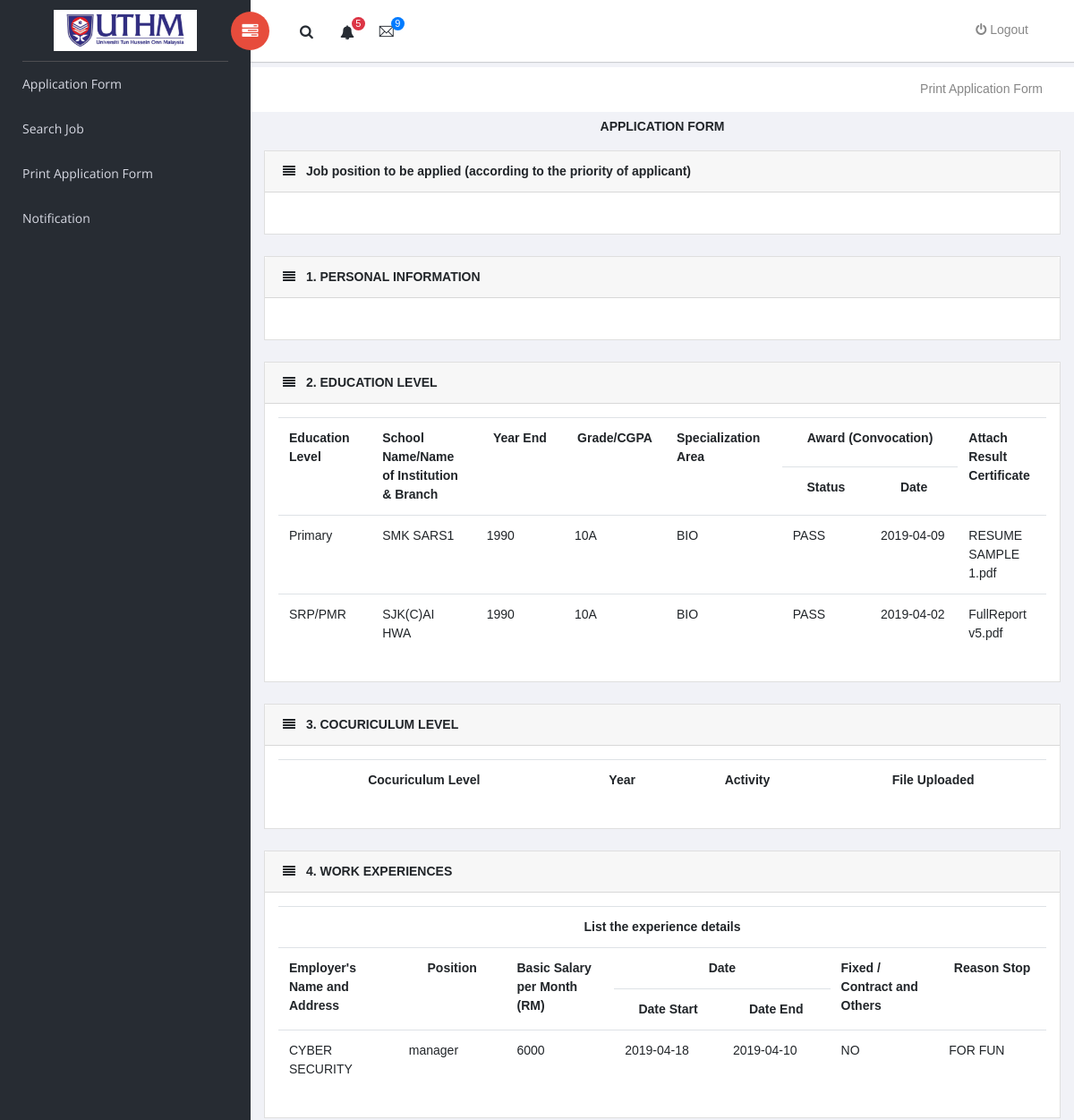
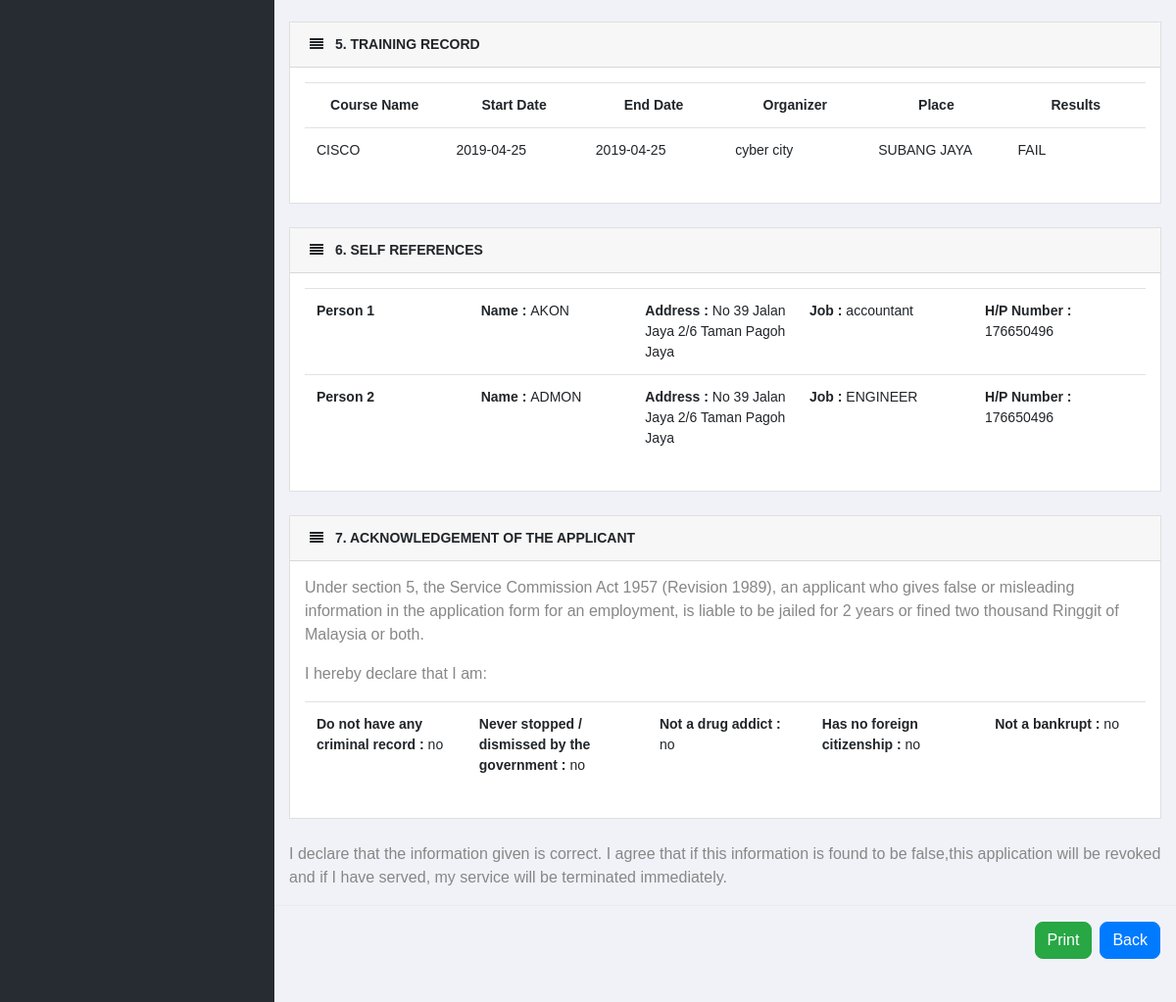
Page /viewlist.php (signed in) on the committed database (2 pictures, top to bottom).
### tables this page shows
CREATE TABLE `userlist` (
  `user_id` int(2) NOT NULL,
  `name` varchar(50) NOT NULL,
  `user_Ic` char(13) NOT NULL,
  `emailAdd` varchar(50) NOT NULL,
  `password` char(32) NOT NULL,
  `confirmpassword` char(32) NOT NULL,
  `selected_val` varchar(50) NOT NULL,
  `dateTime` timestamp NOT NULL DEFAULT CURRENT_TIMESTAMP ON UPDATE CURRENT_TIMESTAMP
);

CREATE TABLE `education` (
  `Education_detail_Id` int(2) NOT NULL,
  `user_Ic` char(13) NOT NULL,
  `Edu_Type` varchar(50) NOT NULL,
  `Edu_School` varchar(100) NOT NULL,
  `Edu_Year` year(4) NOT NULL,
  `Edu_Level` varchar(50) NOT NULL,
  `Edu_Specialize` varchar(50) NOT NULL,
  `Edu_Status` varchar(50) NOT NULL,
  `Edu_Date` date NOT NULL,
  `Edu_Cert` varchar(50) NOT NULL,
  `Edu_checklist` int(2) NOT NULL DEFAULT '0',
  `dateTime` timestamp NOT NULL DEFAULT CURRENT_TIMESTAMP ON UPDATE CURRENT_TIMESTAMP
);

CREATE TABLE `work_experience` (
  `Work_Experience_Id` int(2) NOT NULL,
  `user_Ic` char(13) NOT NULL,
  `Employer_Name_Add` varchar(100) NOT NULL,
  `Applicant_Post` varchar(50) NOT NULL,
  `Applicant_Month_Salary` float NOT NULL,
  `Work_Start_Date` date NOT NULL,
  `Work_End_Date` date NOT NULL,
  `Work_Contract` varchar(5) NOT NULL,
  `Reason_Stop` varchar(100) NOT NULL,
  `Work_experience_checklist` int(2) NOT NULL DEFAULT '0',
  `dateTime` timestamp NOT NULL DEFAULT CURRENT_TIMESTAMP ON UPDATE CURRENT_TIMESTAMP
);

CREATE TABLE `training` (
  `Training_Id` int(2) NOT NULL,
  `user_Ic` char(13) NOT NULL,
  `Training_Name` varchar(50) NOT NULL,
  `Training_date_start` date NOT NULL,
  `Training_date_end` date NOT NULL,
  `Training_Organizer` varchar(50) NOT NULL,
  `Training_Place` varchar(50) NOT NULL,
  `Training_Result` varchar(50) NOT NULL,
  `Training_checklist` int(2) NOT NULL DEFAULT '0',
  `dateTime` timestamp NOT NULL DEFAULT CURRENT_TIMESTAMP ON UPDATE CURRENT_TIMESTAMP
);

CREATE TABLE `self_reference` (
  `self_reference_id` int(2) NOT NULL,
  `user_Ic` char(13) NOT NULL,
  `person1` varchar(50) NOT NULL,
  `person2` varchar(50) NOT NULL,
  `add1` varchar(100) NOT NULL,
  `add2` varchar(100) NOT NULL,
  `job1` varchar(50) NOT NULL,
  `job2` varchar(50) NOT NULL,
  `tel1` int(11) NOT NULL,
  `tel2` int(11) NOT NULL,
  `self_checklist` int(2) NOT NULL DEFAULT '0',
  `dateTime` timestamp NOT NULL DEFAULT CURRENT_TIMESTAMP ON UPDATE CURRENT_TIMESTAMP
);

CREATE TABLE `acknowledgement` (
  `acknowledgement_id` int(2) NOT NULL,
  `user_Ic` varchar(13) NOT NULL,
  `acknowledgement_1` varchar(5) NOT NULL,
  `acknowledgement_2` varchar(5) NOT NULL,
  `acknowledgement_3` varchar(5) NOT NULL,
  `acknowledgement_4` varchar(5) NOT NULL,
  `acknowledgement_5` varchar(5) NOT NULL,
  `Ack_checklist` int(2) NOT NULL DEFAULT '0',
  `dateTime` timestamp NOT NULL DEFAULT CURRENT_TIMESTAMP ON UPDATE CURRENT_TIMESTAMP
);

### viewlist.php (the view, shortened to what the rows shown need)
	<?php
$db = db_connect();
?>
<!doctype html>
<html class="no-js" lang="en">
<head>
    <link rel="stylesheet" href="vendors/bootstrap/dist/css/bootstrap.min.css">
    <link rel="stylesheet" href="vendors/font-awesome/css/font-awesome.min.css">
    <link rel="stylesheet" href="vendors/themify-icons/css/themify-icons.css">
    <link rel="stylesheet" href="vendors/flag-icon-css/css/flag-icon.min.css">
    <link rel="stylesheet" href="vendors/selectFX/css/cs-skin-elastic.css">
    <link rel="stylesheet" href="assets/css/style.css">
</head>
<body>
    <div id="right-panel" class="right-panel">
<form class="form-inline" method="post" enctype="multipart/form-data" >
        <div class="content mt-3">
            <div class="animated fadeIn">
                <div class="row">
                    <div class="col-lg-12">
							<div class="card">
							<?php
 $qlist = "SELECT * FROM userlist
	  INNER JOIN education ON userlist.user_Ic = education.user_Ic
	  WHERE user_id='".$_SESSION['SESS_USER_ID']."'";
      $reslist = $db->query($qlist);
?>
                    <div class="card-body">
								<table class="table">
									<tbody>
									<tr >
									<th rowspan="2" scope="col" ><label for="education1">Education Level</label></th>
									<th rowspan="2" scope="col" ><label for="school">School Name/Name of Institution & Branch</label></th>
									<th rowspan="2" scope="col" ><label for="year">Year End</label></th>
									<th rowspan="2" scope="col" ><label for="level">Grade/CGPA</label></th>
                                    <th rowspan="2" scope="col" ><label for="specialize">Specialization Area</label></th>
									<th colspan="2" scope="col"><label for="award">Award (Convocation)</label></th>
									<th rowspan="2" scope="col" ><label for="cert">Attach Result Certificate</label></th>
									</tr>
									<tr>
									<th scope="col"><label for="uni_status">Status</label></th>
                                    <th scope="col"><label for="uni_date">Date</label></th>
									</tr>
		  <?php
        while($rowlist = $reslist->fetch_assoc()) {
            echo "<tr>";
            echo "<td style='width:10%'>".$rowlist['Edu_Type']."</td>";
            echo "<td style='width:10%'>".$rowlist['Edu_School']."</td>";
            echo "<td style='width:10%'>".$rowlist['Edu_Year']."</td>";
			echo "<td style='width:5%'>".$rowlist['Edu_Level']."</td>";
            echo "<td style='width:10%'>".$rowlist['Edu_Specialize']."</td>";
            echo "<td style='width:10%'>".$rowlist['Edu_Status']."</td>";
			echo "<td style='width:10%'>".$rowlist['Edu_Date']."</td>";
			echo "<td style='width:5%'>".$rowlist['Edu_Cert']."</td>";
        }
        ?>
                                  </tbody>
                              </table>
                            </div>
							</div>
							<div class="card">
							<div class="card-body">
											<table class="table">
												<tbody>
													<tr>
													     <th scope="col" ><label for="coco">Cocuriculum Level</label></th>
														 <th scope="col"><label for="year">Year</label></th>
														 <th scope="col" ><label for="koko">Activity</label></th>
														 <th scope="col"><label for="file">File Uploaded</label></th>
													</tr>
												</tbody>
											</table>
										</div>
							</div>
							  <div class="card">
							  <?php
 $qlist = "SELECT * FROM userlist
	  INNER JOIN work_experience ON userlist.user_Ic = work_experience.user_Ic
	  WHERE user_id='".$_SESSION['SESS_USER_ID']."'";
$reslist = $db->query($qlist);
?>
                    <div class="card-body">
                                <table class="table">
                                    <tbody>
                                        <tr style="height: 20px;">
<th scope="col" colspan="8"><label for="experience">List the experience details</label></th>
</tr>
<tr >
  <th scope="col" rowspan="2" ><label for="Employer_Name_Add">Employer's Name and Address</label></th>
  <th scope="col" rowspan="2" ><label for="Applicant_Post">Position</label></th>
  <th scope="col" rowspan="2" ><label for="Applicant_Month_Salary">Basic Salary per Month (RM)</label></th>
  <th scope="col" colspan="2" ><label for="date">Date</label></th>
  <th scope="col" rowspan="2"><label for="Work_Contract">Fixed / Contract and Others</label></th>
  <th scope="col" rowspan="2" ><label for="Reason_Stop">Reason Stop</label></th>
</tr>
<tr style="height: 20px;">
  <th scope="col"><label for="Work_Start_Date">Date Start</label></th></th>
  <th scope="col"><label for="Work_End_Date">Date End</label></th>
</tr>
   <?php
        while($rowlist = $reslist->fetch_assoc()) {
            echo "<tr>";
            echo "<td style='width:10%'>".$rowlist['Employer_Name_Add']."</td>";
            echo "<td style='width:10%'>".$rowlist['Applicant_Post']."</td>";
            echo "<td style='width:10%'>".$rowlist['Applicant_Month_Salary']."</td>";
			echo "<td style='width:10%'>".$rowlist['Work_Start_Date']."</td>";
            echo "<td style='width:10%'>".$rowlist['Work_End_Date']."</td>";
            echo "<td style='width:10%'>".$rowlist['Work_Contract']."</td>";
			echo "<td style='width:10%'>".$rowlist['Reason_Stop']."</td>";
        }
        ?>
                                    </tbody>
                                </table>
                            </div>
                        </div>
						<div class="card">
						<?php
 $qlist = "SELECT * FROM userlist
	  INNER JOIN training ON userlist.user_Ic = training.user_Ic
	  WHERE user_id='".$_SESSION['SESS_USER_ID']."'";
$reslist = $db->query($qlist);
?>
                    <div class="card-body">
                                <table class="table">
                                    <tbody>
                                        <tr style="height: 20px;">
  <th scope="col"><label for="Training_Name">Course Name</label></th>
  <th scope="col"><label for="Training_date_start">Start Date</label></th>
  <th scope="col"><label for="Training_date_end">End Date</label></th>
  <th scope="col"><label for="Training_Organizer">Organizer</label></th>
  <th scope="col"><label for="Training_Place">Place</label></th>
  <th scope="col"><label for="Training_Result">Results</label></th>
</tr>
 <?php
        while($rowlist = $reslist->fetch_assoc()) {
            echo "<tr>";
            echo "<td style='width:10%'>".$rowlist['Training_Name']."</td>";
            echo "<td style='width:10%'>".$rowlist['Training_date_start']."</td>";
            echo "<td style='width:10%'>".$rowlist['Training_date_end']."</td>";
			echo "<td style='width:10%'>".$rowlist['Training_Organizer']."</td>";
            echo "<td style='width:10%'>".$rowlist['Training_Place']."</td>";
            echo "<td style='width:10%'>".$rowlist['Training_Result']."</td>";
        }
        ?>
                                    </tbody>
                                </table>
                            </div>
                        </div>
							<div class="card">
								<div class="card-body">
									<table class="table">
										<tbody>
											                         <?php
							$qlist = "SELECT * FROM userlist
								  INNER JOIN self_reference ON userlist.user_Ic = self_reference.user_Ic
								  WHERE user_id='".$_SESSION['SESS_USER_ID']."'";
								  $reslist = $db->query($qlist);
							while($rowlist = $reslist->fetch_assoc()) {
							echo "<tr>";
							echo "<td style='width:10%'>"."<strong>". "Person 1 "."</strong>". "<br>"."</td>";
									echo "<td style='width:10%'>"."<strong>". "Name : "."</strong>" . $rowlist["person1"]. "<br>"."</td>";
									echo "<td style='width:10%'>"."<strong>". "Address : "."</strong>" . $rowlist["add1"]. "<br>"."</td>";
									echo "<td style='width:10%'>"."<strong>". "Job : " ."</strong>". $rowlist["job1"]. "<br>"."</td>";
									echo "<td style='width:10%'>"."<strong>". "H/P Number : " ."</strong>". $rowlist["tel1"]. "<br>"."</td>";
							   echo "</tr>";
							   echo "<tr>";
							echo "<td style='width:10%'>"."<strong>". "Person 2 "."</strong>". "<br>"."</td>";
									echo "<td style='width:10%'>"."<strong>". "Name : "."</strong>" . $rowlist["person2"]. "<br>"."</td>";
									echo "<td style='width:10%'>"."<strong>". "Address : "."</strong>" . $rowlist["add2"]. "<br>"."</td>";
									echo "<td style='width:10%'>"."<strong>". "Job : " ."</strong>". $rowlist["job2"]. "<br>"."</td>";
									echo "<td style='width:10%'>"."<strong>". "H/P Number : " ."</strong>". $rowlist["tel2"]. "<br>"."</td>";
							   echo "</tr>";
								}
						?>
										</tbody>
									</table>
								</div>
							</div>
						<div class="card">
								<div class="card-body">
									<table class="table">
										<tbody>
										<?php
							$qlist = "SELECT * FROM userlist
								  INNER JOIN acknowledgement ON userlist.user_Ic = acknowledgement.user_Ic
								  WHERE user_id='".$_SESSION['SESS_USER_ID']."'";
								  $reslist = $db->query($qlist);
							while($rowlist = $reslist->fetch_assoc()) {
							echo "<tr>";
									echo "<td style='width:10%'>"."<strong>". "Do not have any criminal record : "."</strong>" . $rowlist["acknowledgement_1"]. "<br>"."</td>";
									echo "<td style='width:10%'>"."<strong>". "Never stopped / dismissed by the government : "."</strong>" . $rowlist["acknowledgement_2"]. "<br>"."</td>";
									echo "<td style='width:10%'>"."<strong>". "Not a drug addict : " ."</strong>". $rowlist["acknowledgement_3"]. "<br>"."</td>";
									echo "<td style='width:10%'>"."<strong>". "Has no foreign citizenship : "."</strong>" . $rowlist["acknowledgement_4"]. "<br>"."</td>";
									echo "<td style='width:10%'>"."<strong>". "Not a bankrupt : " ."</strong>". $rowlist["acknowledgement_5"]. "<br>"."</td>";
							   echo "</tr>";
								}
						?>
										</tbody>
									</table>
								</div>
							</div>
                    </div>
                </div>
            </div>
        </div>
   </form>
   <br/>
   <br/>
   </body>
   </html>

### rows in the picture
userlist: education.Edu_Type "Primary", education.Edu_School "SMK SARS1", education.Edu_Year "1990", education.Edu_Level "10A", education.Edu_Specialize "BIO", education.Edu_Status "PASS", education.Edu_Date "2019-04-09", education.Edu_Cert "RESUME SAMPLE 1.pdf", education.Edu_Type "SRP/PMR", education.Edu_School "SJK(C)AI HWA", education.Edu_Date "2019-04-02", education.Edu_Cert "FullReport v5.pdf", work_experience.Employer_Name_Add "CYBER SECURITY", work_experience.Applicant_Post "manager", work_experience.Applicant_Month_Salary "6000", work_experience.Work_Start_Date "2019-04-18", work_experience.Work_End_Date "2019-04-10", work_experience.Work_Contract "NO", work_experience.Reason_Stop "FOR FUN", training.Training_Name "CISCO", training.Training_date_start "2019-04-25", training.Training_date_end "2019-04-25", training.Training_Organizer "cyber city", training.Training_Place "SUBANG JAYA", training.Training_Result "FAIL", self_reference.person1 "AKON", self_reference.add1 "No 39 Jalan Jaya 2/6 Taman Pagoh Jaya", self_reference.job1 "accountant", self_reference.tel1 "176650496", self_reference.person2 "ADMON", self_reference.add2 "No 39 Jalan Jaya 2/6 Taman Pagoh Jaya", self_reference.job2 "ENGINEER", self_reference.tel2 "176650496", acknowledgement.acknowledgement_1 "no", acknowledgement.acknowledgement_2 "no", acknowledgement.acknowledgement_3 "no", acknowledgement.acknowledgement_4 "no", acknowledgement.acknowledgement_5 "no"
